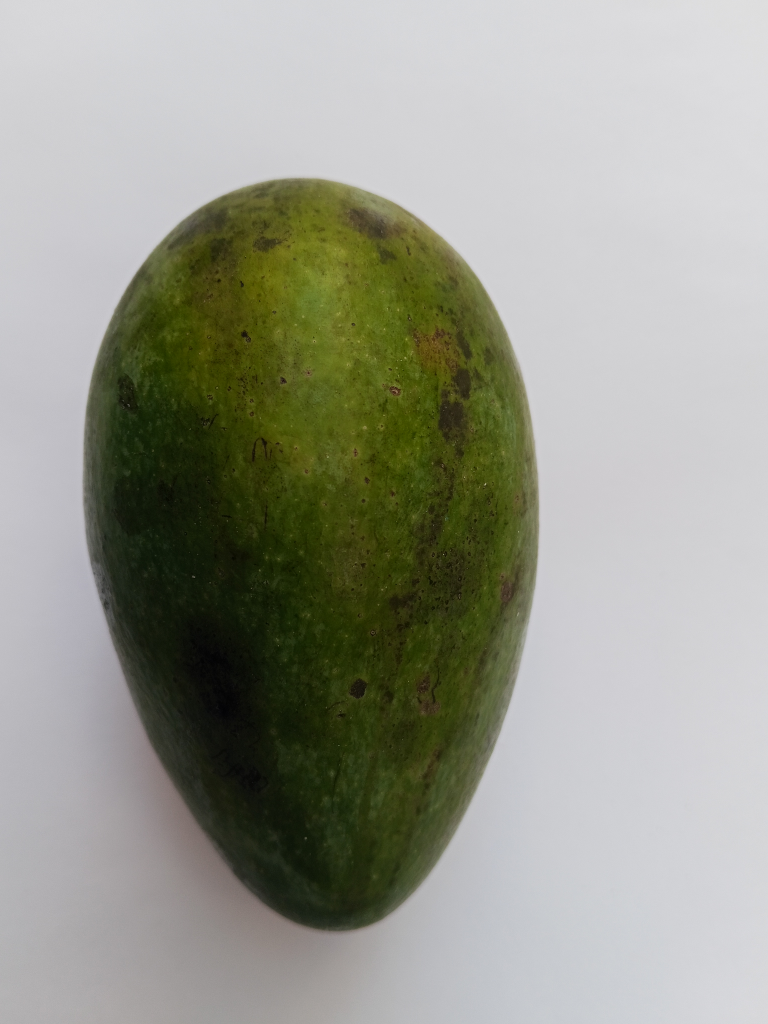
#> input picture deteksimangga/leaf_identifier/dataset/matang/matang (1).jpg, 3072 x 4096 px (shown at 1/4 size)
$ python test_inference_samples.py
#> lines starting #> are read from the running program, lines starting #| are printed output that depends on the picture; after the words box and inside, x2 and y2 are one past the last pixel; in counts of white or black regions, pixels touching at a corner belong together
### deteksimangga/leaf_identifier/image_processor.py
"""
Image Processor Module
Modul untuk memproses gambar mangga: resize, segmentasi K-Means,
ekstraksi RGB, dan ekstraksi HSV dengan masking untuk isolasi area buah
"""

import cv2
import numpy as np
from sklearn.cluster import KMeans


# [17 lines left out: function load_image, not called in this run]


def create_kmeans_mask(image, k=2):
    """
    Membuat mask menggunakan K-Means Clustering untuk memisahkan buah mangga dari background

    K-Means Clustering adalah algoritma unsupervised learning yang mengelompokkan
    pixel berdasarkan kesamaan warna. Dengan k=2, kita membagi gambar menjadi 2 cluster:
    - Cluster 1: Area buah mangga (foreground)
    - Cluster 2: Background

    Parameters:
    -----------
    image : numpy.ndarray
        Gambar input dalam format BGR (OpenCV)
    k : int
        Jumlah cluster untuk K-Means (default: 2)

    Returns:
    --------
    tuple : (mask, masked_image, clustered_image)
        mask : numpy.ndarray - Binary mask (0 atau 255) untuk area buah
        masked_image : numpy.ndarray - Gambar dengan mask applied (untuk preview)
        clustered_image : numpy.ndarray - Hasil clustering (untuk visualisasi)
    """
    # Resize gambar untuk mempercepat K-Means (max 800px pada sisi terpanjang)
    original_shape = image.shape
    max_dim = 800
    height, width = image.shape[:2]
    if max(height, width) > max_dim:
        scale = max_dim / max(height, width)
        new_width = int(width * scale)
        new_height = int(height * scale)
        resized = cv2.resize(image, (new_width, new_height), interpolation=cv2.INTER_AREA)
    else:
        resized = image

    # Reshape gambar dari (height, width, 3) menjadi (height*width, 3)
    # Setiap pixel menjadi satu data point dengan 3 fitur (B, G, R)
    pixel_values = resized.reshape((-1, 3))
    pixel_values = np.float32(pixel_values)

    # [5 lines of commented-out code are left out]
    kmeans = KMeans(n_clusters=k, random_state=42, n_init=10, max_iter=300)
    labels = kmeans.fit_predict(pixel_values)

    # Konversi cluster centers ke uint8 (0-255)
    # Konversi cluster centers ke uint8 untuk representasi warna
    centers = kmeans.cluster_centers_
    centers = np.uint8(centers)

    # Ganti setiap pixel dengan warna cluster center-nya
    # labels adalah array 1D, gunakan untuk indexing centers
    # Flatten labels untuk indexing yang benar
    segmented_image = centers[labels]

    # Reshape kembali ke dimensi gambar resized
    clustered_image = segmented_image.reshape(resized.shape)

    # Tentukan cluster mana yang merupakan buah mangga
    # Asumsi: Buah mangga memiliki intensitas warna lebih tinggi dari background
    # Hitung rata-rata intensitas setiap cluster
    cluster_intensities = [np.mean(centers[i].astype(np.float32)) for i in range(k)]

    # Cluster dengan intensitas lebih tinggi dianggap sebagai buah
    fruit_cluster = np.argmax(cluster_intensities)

    # Buat binary mask: 255 untuk buah, 0 untuk background (pada resized image)
    mask_resized = np.zeros(resized.shape[:2], dtype=np.uint8)
    mask_resized[labels.reshape(resized.shape[:2]) == fruit_cluster] = 255

    # Apply morphological operations untuk menghilangkan noise
    # Closing: Menghilangkan lubang kecil di dalam objek
    # Opening: Menghilangkan noise kecil di luar objek
    kernel = np.ones((5, 5), np.uint8)
    mask_resized = cv2.morphologyEx(mask_resized, cv2.MORPH_CLOSE, kernel)
    mask_resized = cv2.morphologyEx(mask_resized, cv2.MORPH_OPEN, kernel)

    # Upscale mask kembali ke ukuran original
    mask = cv2.resize(mask_resized, (original_shape[1], original_shape[0]), interpolation=cv2.INTER_NEAREST)

    # Upscale clustered_image kembali ke ukuran original
    clustered_image = cv2.resize(clustered_image, (original_shape[1], original_shape[0]), interpolation=cv2.INTER_NEAREST)

    # Buat masked image untuk preview
    # bitwise_and: Operasi AND antara gambar dan mask
    # Pixel dengan mask=0 akan menjadi hitam, mask=255 tetap asli
    masked_image = cv2.bitwise_and(image, image, mask=mask)

    return mask, masked_image, clustered_image


def resize_image(image, target_width=400):
    """
    Resize gambar dengan mempertahankan aspect ratio

    Parameters:
    -----------
    image : numpy.ndarray
        Gambar input dalam format BGR (OpenCV)
    target_width : int
        Lebar target untuk resize (default: 400)

    Returns:
    --------
    numpy.ndarray : Gambar yang sudah diresize
    """
    height, width = image.shape[:2]
    aspect_ratio = height / width
    target_height = int(target_width * aspect_ratio)

    resized = cv2.resize(image, (target_width, target_height), interpolation=cv2.INTER_AREA)
    return resized


def extract_rgb_features(image, mask):
    """
    Ekstraksi fitur RGB dari gambar
    Menghitung rata-rata nilai Red, Green, Blue HANYA dari area buah mangga (berdasarkan mask)

    Parameters:
    -----------
    image : numpy.ndarray
        Gambar input dalam format BGR (OpenCV)
    mask : numpy.ndarray
        Binary mask untuk area buah (hasil dari K-Means)

    Returns:
    --------
    dict : Dictionary berisi mean_red, mean_green, mean_blue, pixel_count
           Jika buah tidak terdeteksi, return None
    """
    # Hitung jumlah pixel buah (pixel dengan mask=255)
    pixel_count = np.count_nonzero(mask)

    # Jika tidak ada pixel buah terdeteksi
    if pixel_count == 0:
        print("⚠️  Tidak ada area buah terdeteksi!")
        return None

    # Ekstrak pixel buah saja menggunakan mask
    # mask > 0 menghasilkan boolean array
    # image[mask > 0] mengambil hanya pixel dengan mask=255
    fruit_pixels = image[mask > 0]

    # OpenCV menggunakan format BGR, bukan RGB
    # Channel 0 = Blue, Channel 1 = Green, Channel 2 = Red
    mean_blue = np.mean(fruit_pixels[:, 0])
    mean_green = np.mean(fruit_pixels[:, 1])
    mean_red = np.mean(fruit_pixels[:, 2])

    return {
        'mean_red': round(mean_red, 2),
        'mean_green': round(mean_green, 2),
        'mean_blue': round(mean_blue, 2),
        'pixel_count': pixel_count
    }


def extract_hsv_features(image, mask):
    """
    Ekstraksi fitur HSV dari gambar
    Menghitung rata-rata nilai Hue, Saturation, Value HANYA dari area buah mangga

    HSV Color Space:
    - Hue (H): Warna dasar (0-179 di OpenCV, 0-360 derajat di teori)
      * 0-30: Merah-Oranye
      * 30-60: Kuning-Hijau
      * 60-120: Hijau
    - Saturation (S): Intensitas warna (0-255)
      * 0: Abu-abu (tidak berwarna)
      * 255: Warna murni
    - Value (V): Kecerahan (0-255)
      * 0: Hitam
      * 255: Terang

    Parameters:
    -----------
    image : numpy.ndarray
        Gambar input dalam format BGR (OpenCV)
    mask : numpy.ndarray
        Binary mask untuk area buah

    Returns:
    --------
    dict : Dictionary berisi mean_hue, mean_saturation, mean_value
           Jika buah tidak terdeteksi, return None
    """
    # Hitung jumlah pixel buah
    pixel_count = np.count_nonzero(mask)

    if pixel_count == 0:
        print("⚠️  Tidak ada area buah terdeteksi!")
        return None

    # Konversi BGR ke HSV
    # cv2.cvtColor: Fungsi OpenCV untuk konversi color space
    # COLOR_BGR2HSV: Konversi dari BGR (format OpenCV) ke HSV
    hsv_image = cv2.cvtColor(image, cv2.COLOR_BGR2HSV)

    # Ekstrak pixel buah saja menggunakan mask
    fruit_pixels_hsv = hsv_image[mask > 0]

    # Hitung rata-rata setiap channel HSV
    # Channel 0 = Hue (0-179)
    # Channel 1 = Saturation (0-255)
    # Channel 2 = Value (0-255)
    mean_hue = np.mean(fruit_pixels_hsv[:, 0])
    mean_saturation = np.mean(fruit_pixels_hsv[:, 1])
    mean_value = np.mean(fruit_pixels_hsv[:, 2])

    return {
        'mean_hue': round(mean_hue, 2),
        'mean_saturation': round(mean_saturation, 2),
        'mean_value': round(mean_value, 2)
    }


# [31 lines left out: function get_bounding_box, not called in this run]

### deteksimangga/leaf_identifier/classifier.py
"""
Classifier Module
Minimum Distance Classifier untuk membedakan mangga MATANG dan MENTAH
berdasarkan jarak Euclidean ke centroid kelas
"""

import numpy as np
import json
import os


# [187 lines left out: functions train_classifier, calculate_thresholds, not called in this run]


def classify_mango_mdc(rgb_features, hsv_features, centroid_matang, centroid_mentah,
                       distance_threshold=None, confidence_threshold=None):
    """
    Klasifikasi mangga menggunakan Minimum Distance Classifier dengan threshold-based decision

    Algoritma:
    1. Bentuk feature vector [R, G, B, H, S, V] dari input
    2. Hitung jarak Euclidean ke centroid MATANG dan MENTAH
    3. Pilih kelas dengan jarak terkecil (minimum distance)
    4. Validasi dengan threshold:
       - Jika jarak > distance_threshold → TIDAK YAKIN (terlalu jauh dari kedua kelas)
       - Jika confidence < confidence_threshold → TIDAK YAKIN (ambiguous, jarak hampir sama)
       - Jika lolos threshold → MATANG atau MENTAH

    Jarak Euclidean:
    d = sqrt((x1-x2)^2 + (y1-y2)^2 + ... + (z1-z2)^2)

    Parameters:
    -----------
    rgb_features : dict
        Dictionary berisi mean_red, mean_green, mean_blue
    hsv_features : dict
        Dictionary berisi mean_hue, mean_saturation, mean_value
    centroid_matang : numpy.ndarray
        Centroid kelas MATANG [R, G, B, H, S, V]
    centroid_mentah : numpy.ndarray
        Centroid kelas MENTAH [R, G, B, H, S, V]
    distance_threshold : float, optional
        Jarak maksimal untuk klasifikasi valid (default: None = no threshold)
    confidence_threshold : float, optional
        Confidence minimal untuk klasifikasi yakin (default: None = no threshold)

    Returns:
    --------
    tuple : (result, confidence, distance_matang, distance_mentah)
        result : str - "MATANG", "MENTAH", atau "TIDAK YAKIN"
        confidence : float - Confidence score 0-100%
        distance_matang : float - Jarak ke centroid MATANG
        distance_mentah : float - Jarak ke centroid MENTAH
    """

    # Bentuk feature vector dari input [R, G, B, H, S, V]
    feature_vector = np.array([
        rgb_features['mean_red'],
        rgb_features['mean_green'],
        rgb_features['mean_blue'],
        hsv_features['mean_hue'],
        hsv_features['mean_saturation'],
        hsv_features['mean_value']
    ])

    # Hitung jarak Euclidean ke setiap centroid
    # Euclidean distance: sqrt(sum((x - centroid)^2))
    distance_matang = np.linalg.norm(feature_vector - centroid_matang)
    distance_mentah = np.linalg.norm(feature_vector - centroid_mentah)

    # Klasifikasi: pilih kelas dengan jarak minimum
    if distance_matang < distance_mentah:
        result = "MATANG"
        min_distance = distance_matang
        max_distance = distance_mentah
    else:
        result = "MENTAH"
        min_distance = distance_mentah
        max_distance = distance_matang

    # Hitung confidence berdasarkan rasio jarak
    # Confidence tinggi jika jarak ke kelas terpilih jauh lebih kecil dari kelas lain
    # Formula: confidence = (1 - min_distance / (min_distance + max_distance)) * 100
    confidence = calculate_confidence_mdc(min_distance, max_distance)

    # Threshold-based validation (jika threshold disediakan)
    if distance_threshold is not None or confidence_threshold is not None:
        # Check 1: Apakah sample terlalu jauh dari kedua centroid?
        if distance_threshold is not None and min_distance > distance_threshold:
            result = "TIDAK YAKIN"

        # Check 2: Apakah confidence terlalu rendah (ambiguous)?
        elif confidence_threshold is not None and confidence < confidence_threshold:
            result = "TIDAK YAKIN"

    return result, confidence, distance_matang, distance_mentah


def calculate_confidence_mdc(min_distance, max_distance):
    """
    Hitung confidence score berdasarkan rasio jarak ke centroid

    Logika:
    - Jika min_distance << max_distance → confidence tinggi (yakin)
    - Jika min_distance ≈ max_distance → confidence rendah (ragu)

    Parameters:
    -----------
    min_distance : float
        Jarak ke centroid terdekat
    max_distance : float
        Jarak ke centroid terjauh

    Returns:
    --------
    float : Confidence score (0-100%)
    """
    # Hindari division by zero
    if min_distance + max_distance == 0:
        return 50.0

    # Confidence berdasarkan rasio jarak
    # Semakin besar selisih jarak, semakin tinggi confidence
    confidence = (1 - min_distance / (min_distance + max_distance)) * 100

    # Clamp ke range 0-100
    confidence = max(0, min(100, confidence))

    return round(confidence, 2)


# [29 lines left out: function save_centroids, not called in this run]


def load_centroids(centroids_path='centroids.json'):
    """
    Load centroid dan threshold dari file JSON

    Parameters:
    -----------
    centroids_path : str
        Path ke file centroids JSON

    Returns:
    --------
    tuple : (centroid_matang, centroid_mentah, distance_threshold, confidence_threshold)
        centroid_matang : numpy.ndarray
        centroid_mentah : numpy.ndarray
        distance_threshold : float or None
        confidence_threshold : float or None
    """
    if not os.path.exists(centroids_path):
        raise FileNotFoundError(
            f"File centroids tidak ditemukan: {centroids_path}\n"
            f"Jalankan training terlebih dahulu: python -m leaf_identifier.train_classifier"
        )

    with open(centroids_path, 'r') as f:
        centroids = json.load(f)

    centroid_matang = np.array(centroids['centroid_matang'])
    centroid_mentah = np.array(centroids['centroid_mentah'])
    distance_threshold = centroids.get('distance_threshold', None)
    confidence_threshold = centroids.get('confidence_threshold', None)

    return centroid_matang, centroid_mentah, distance_threshold, confidence_threshold


# [71 lines left out: functions classify_mango, get_classification_info, not called in this run]

### deteksimangga/test_inference_samples.py
"""
Quick test script untuk threshold-based classifier tanpa GUI
"""

import cv2
from pathlib import Path
from leaf_identifier.image_processor import resize_image, extract_rgb_features, extract_hsv_features, create_kmeans_mask
from leaf_identifier.classifier import classify_mango_mdc, load_centroids

def test_sample(image_path, expected_class):
    """Test single image and return result"""
    print(f"\nTesting: {image_path}")
    print(f"Expected: {expected_class}")

    # Load centroids
    centroid_matang, centroid_mentah, distance_threshold, confidence_threshold = load_centroids('centroids.json')

    # Load and process image
    image = cv2.imread(str(image_path))
    resized_image = resize_image(image, target_width=800)

    # Segmentation
    mask, masked_image, clustered_image = create_kmeans_mask(resized_image)

    # Feature extraction
    rgb_features = extract_rgb_features(resized_image, mask)
    hsv_features = extract_hsv_features(resized_image, mask)

    # Classification
    result, confidence, distance_matang, distance_mentah = classify_mango_mdc(
        rgb_features,
        hsv_features,
        centroid_matang,
        centroid_mentah,
        distance_threshold,
        confidence_threshold
    )

    # Check correctness
    correct = "✓" if result == expected_class or result == "TIDAK YAKIN" else "✗"

    print(f"Result: {result} ({confidence:.1f}%)")
    print(f"Status: {correct}")

    return result, confidence, result == expected_class or result == "TIDAK YAKIN"

def main():
    """Test multiple samples"""
    dataset_path = Path("leaf_identifier/dataset")

    test_cases = [
        (dataset_path / "matang" / "matang (1).jpg", "MATANG"),
        (dataset_path / "matang" / "matang (5).jpg", "MATANG"),
        (dataset_path / "matang" / "143.jpg", "MATANG"),  # Low confidence case
        (dataset_path / "mentah" / "mentah (2).jpg", "MENTAH"),
        (dataset_path / "mentah" / "mentah (5).jpg", "MENTAH"),
        (dataset_path / "mentah" / "mentah (10).jpg", "MENTAH"),
    ]

    print("="*60)
    print("THRESHOLD-BASED CLASSIFIER TEST")
    print("="*60)

    results = []
    for image_path, expected in test_cases:
        if image_path.exists():
            result, confidence, correct = test_sample(image_path, expected)
#> (reads deteksimangga/centroids.json from the repository)
#> in test_sample, image is the input picture: shape (4096, 3072, 3); mean B, G, R 141.9, 153.9, 152.3
#> in resize_image, `resized = cv2.resize(image, (target_width, target_height), interpolati..`:
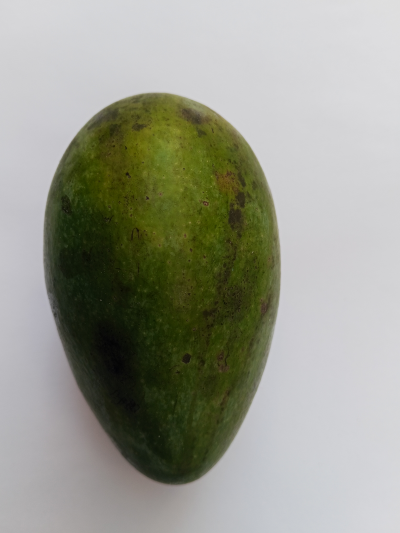
#> resized: shape (1066, 800, 3) (shown at 1/2 size); mean B, G, R 141.9, 153.9, 152.3
#> in create_kmeans_mask, `clustered_image = segmented_image.reshape(resized.shape)`:
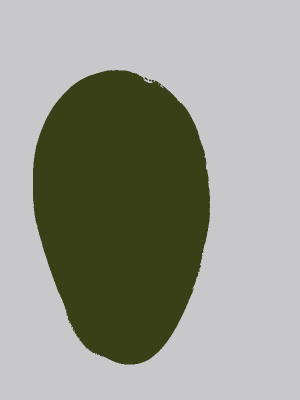
#> clustered_image: shape (800, 600, 3) (shown at 1/2 size); mean B, G, R 141.7, 153.4, 152.1
#> in create_kmeans_mask, `mask = cv2.resize(mask_resized, (original_shape[1], original_shape[0])..`:
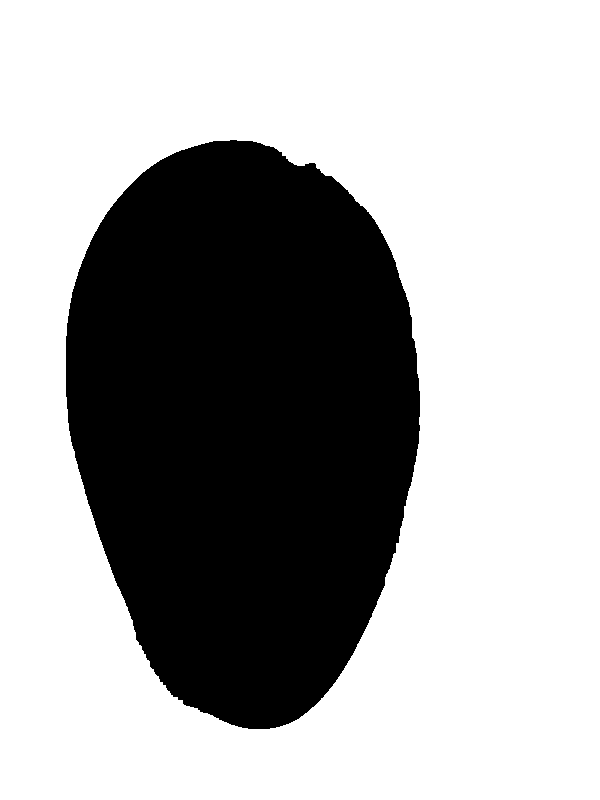
#> mask_resized: shape (800, 600); 66.5% white; 1 black region, box (x1, y1, x2, y2) and area: (66, 140, 420, 729) 160635
#> in create_kmeans_mask, `masked_image = cv2.bitwise_and(image, image, mask=mask)`:
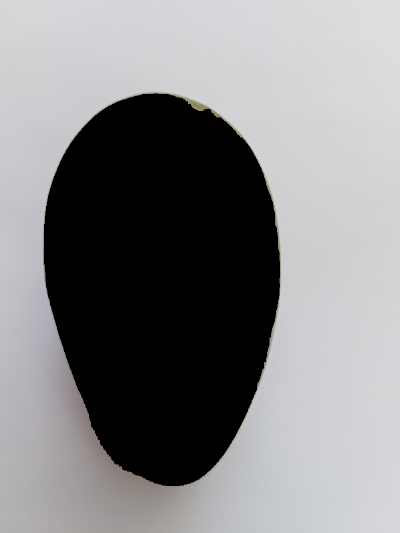
#> masked_image: shape (1066, 800, 3) (shown at 1/2 size); mean B, G, R 134.4, 132.7, 133
#> in test_sample, `mask, masked_image, clustered_image = create_kmeans_mask(resized_image)`:
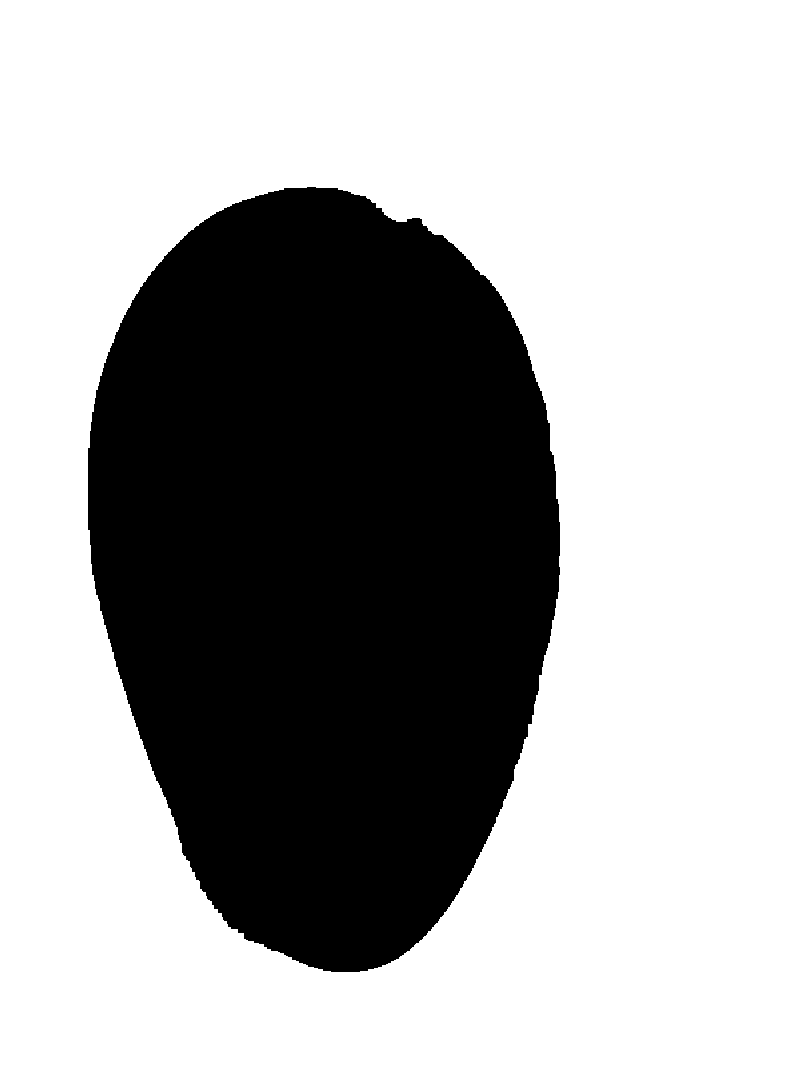
#> mask: shape (1066, 800); 66.5% white; 1 black region, box (x1, y1, x2, y2) and area: (88, 187, 560, 972) 285443
#> in extract_rgb_features, `pixel_count = np.count_nonzero(mask)`: pixel_count = 567357
#> in extract_rgb_features, `mean_blue = np.mean(fruit_pixels[:, 0])`: mean_blue = 202.1
#> in extract_rgb_features, `mean_green = np.mean(fruit_pixels[:, 1])`: mean_green = 199.5
#> in extract_rgb_features, `mean_red = np.mean(fruit_pixels[:, 2])`: mean_red = 200
#> in test_sample, `rgb_features = extract_rgb_features(resized_image, mask)`: rgb_features = {'mean_red': 199.9, 'mean_green': 199.5, 'mean_blue': 202.1, 'pixel_count': 567357}
#> in extract_hsv_features, `pixel_count = np.count_nonzero(mask)`: pixel_count = 567357
#> in extract_hsv_features, `mean_hue = np.mean(fruit_pixels_hsv[:, 0])`: mean_hue = 112.9
#> in extract_hsv_features, `mean_saturation = np.mean(fruit_pixels_hsv[:, 1])`: mean_saturation = 5.15
#> in extract_hsv_features, `mean_value = np.mean(fruit_pixels_hsv[:, 2])`: mean_value = 202.8
#> in test_sample, `hsv_features = extract_hsv_features(resized_image, mask)`: hsv_features = {'mean_hue': 113, 'mean_saturation': 5.15, 'mean_value': 202.8}
#> in classify_mango_mdc, `feature_vector = np.array([ rgb_features['mean_red'], rgb_features['me..`: feature_vector = [199.9, 199.5, 202.1, 113, 5.15, 202.8]
#> in classify_mango_mdc, `distance_matang = np.linalg.norm(feature_vector - centroid_matang)`: distance_matang = 24.74
#> in classify_mango_mdc, `distance_mentah = np.linalg.norm(feature_vector - centroid_mentah)`: distance_mentah = 94.88
#> in classify_mango_mdc, `min_distance = distance_matang`: min_distance = 24.74
#> in classify_mango_mdc, `max_distance = distance_mentah`: max_distance = 94.88
#> in calculate_confidence_mdc, `confidence = (1 - min_distance / (min_distance + max_distance)) * 100`: confidence = 79.32
#> in test_sample, `result, confidence, distance_matang, distance_mentah = classify_mango_..`: result = 'MATANG'; confidence = 79.32; distance_matang = 24.74; distance_mentah = 94.88
#> in test_sample, `correct = "✓" if result == expected_class or result == "TIDAK YAKIN" e..`: correct = '✓'
#| Result: MATANG (79.3%)
#| Status: ✓
#> result = 'MATANG'; confidence = 79.32; correct = True
            results.append((image_path.name, expected, result, confidence, correct))
        else:
            print(f"\nSkipping: {image_path} (not found)")

    # Summary
    print("\n" + "="*60)
    print("SUMMARY")
    print("="*60)

    correct_count = sum(1 for r in results if r[4])
    total_count = len(results)
    accuracy = (correct_count / total_count * 100) if total_count > 0 else 0

    print(f"\nTotal: {total_count}")
    print(f"Correct: {correct_count}")
    print(f"Accuracy: {accuracy:.2f}%")

    print("\nDetailed Results:")
    for name, expected, result, confidence, correct in results:
        status = "✓" if correct else "✗"
        print(f"  {status} {name:20s} | Expected: {expected:12s} | Got: {result:12s} ({confidence:.1f}%)")

if __name__ == "__main__":
    main()
